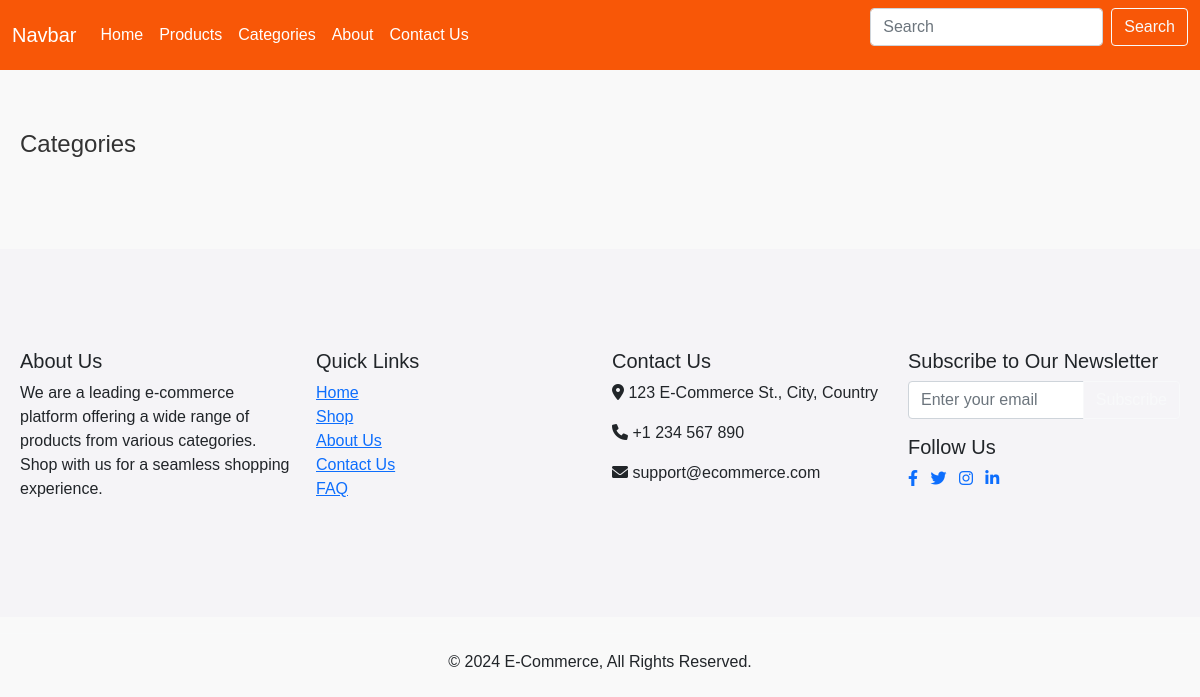
Page /product/categories/ on the earlier database version.
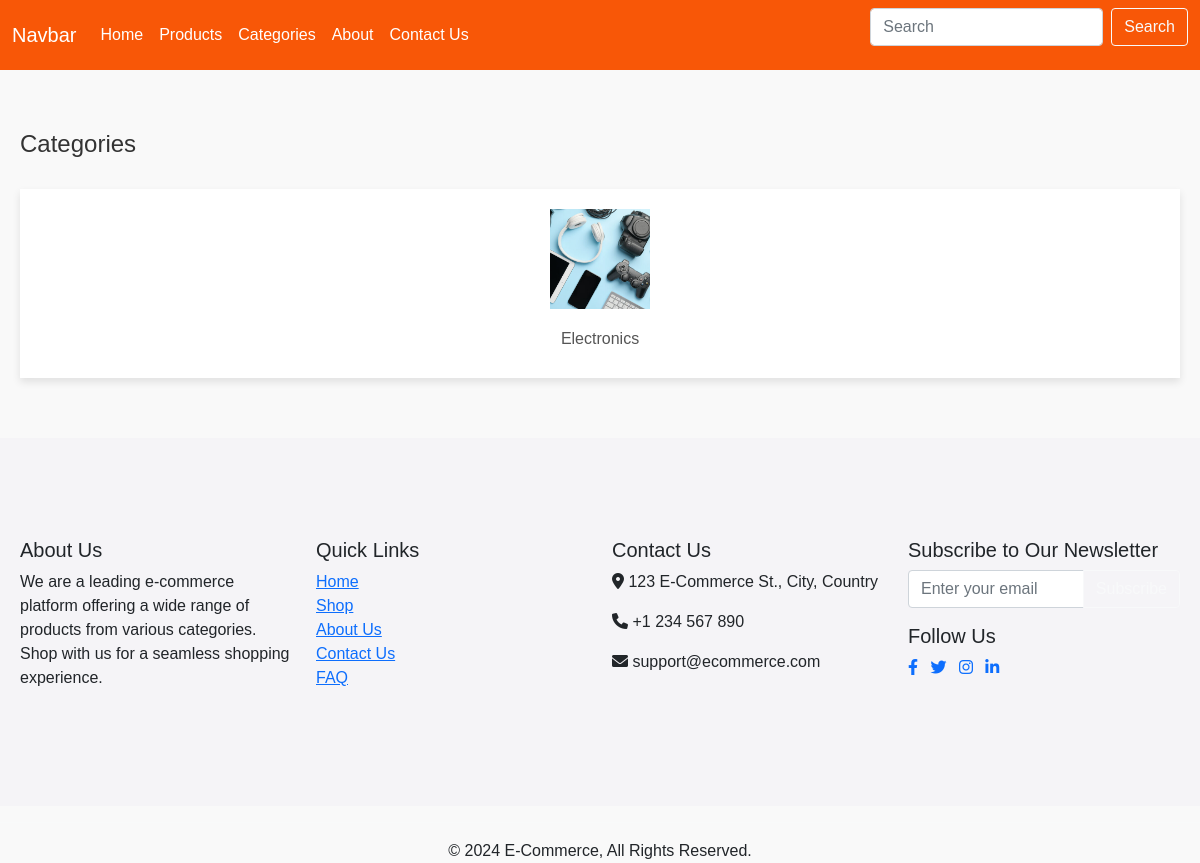
Same page on the later database version.
### product/models.py (models this page shows, shortened)
class Categories(models.Model):
    name = models.CharField(max_length=100)
    image = models.ImageField(upload_to='categories/images/', null = True)

### product/views.py (the view)
# urls.py: path('categories/', views.categories, name = "categories"),
def categories(request):
    all_categories = Categories.objects.all()
    data = {
        "title" : 'Categories',
        "categories": all_categories,
    }
    return render(request, "categories.html", data)

### templates/categories.html (shortened to what this page needs)
{% extends 'base.html' %}
{% block content %}
{% load static %}
<!DOCTYPE html>
<html lang="en">
<head>
</head>
<body>
    <div class="container">
        <h2>Categories</h2>
        <div class="categories-grid">
            {% for cate in categories %}
            <div class="category-item">
                <img src="{{cate.image.url}}" alt="Switches">
                <h3>{{cate.name}}</h3>
            </div>
            {% endfor %}
        </div>
    </div>
</body>
</html>
{% endblock content %}

### templates/base.html
    {% include "header.html" %}
    {% block content %}
    {% endblock %}
    {% include "footer.html" %}

### templates/header.html (shortened to what this page needs)
<link href="https://cdn.jsdelivr.net/npm/bootstrap@5.0.2/dist/css/bootstrap.min.css" rel="stylesheet">
<nav class="navbar navbar-expand-lg" style="background-color: #f85707;">
  <div class="container-fluid">
    <a class="navbar-brand text-white" href="#">Navbar</a>
    <div class="collapse navbar-collapse" id="navbarSupportedContent">
      <ul class="navbar-nav me-auto mb-2 mb-lg-0">
        <li class="nav-item">
          <a class="nav-link active text-white" aria-current="page" href="{% url "index" %}">Home</a>
        </li>
        <li class="nav-item">
          <a class="nav-link text-white" href="{% url "product" %}">Products</a>
        </li>
        <li class="nav-item">
          <a class="nav-link text-white" href="{% url "categories" %}">Categories</a>
        </li>
        <li class="nav-item">
          <a class="nav-link text-white" href="{% url "about" %}">About</a>
        </li>
        <li class="nav-item">
          <a class="nav-link text-white" href="{% url "contact" %}">Contact Us</a>
        </li>
      </ul>
      <form class="d-flex">
        <input class="form-control me-2" type="search" placeholder="Search" aria-label="Search">
        <button class="btn btn-outline-light" type="submit">Search</button>
      </form>
    </div>
  </div>
</nav>

### templates/footer.html (shortened to what this page needs)
<footer class="text-black" style="background-color: #f5f4f7; padding: 40px 0;">
    <div class="container">
      <div class="row">
        <div class="col-md-3">
          <h5>About Us</h5>
          <p>
            We are a leading e-commerce platform offering a wide range of products from various categories. Shop with us for a seamless shopping experience.
          </p>
        </div>
        <div class="col-md-3">
          <h5>Quick Links</h5>
          <ul class="list-unstyled">
            <li><a href="#" class="text-black">Home</a></li>
            <li><a href="#" class="text-black">Shop</a></li>
            <li><a href="#" class="text-black">About Us</a></li>
            <li><a href="#" class="text-black">Contact Us</a></li>
            <li><a href="#" class="text-black">FAQ</a></li>
          </ul>
        </div>
        <div class="col-md-3">
          <h5>Contact Us</h5>
          <p><i class="fas fa-map-marker-alt"></i> 123 E-Commerce St., City, Country</p>
          <p><i class="fas fa-phone"></i> +1 234 567 890</p>
          <p><i class="fas fa-envelope"></i> support@ecommerce.com</p>
        </div>
        <div class="col-md-3">
          <h5>Subscribe to Our Newsletter</h5>
          <form action="#">
            <div class="input-group mb-3">
              <input type="email" class="form-control" placeholder="Enter your email" aria-label="Email">
              <button class="btn btn-outline-light" type="submit">Subscribe</button>
            </div>
          </form>
          <h5>Follow Us</h5>
          <a href="#" class="text-black me-2"><i class="fab fa-facebook-f"></i></a>
          <a href="#" class="text-black me-2"><i class="fab fa-twitter"></i></a>
          <a href="#" class="text-black me-2"><i class="fab fa-instagram"></i></a>
          <a href="#" class="text-black"><i class="fab fa-linkedin-in"></i></a>
        </div>
      </div>
    </div>
</footer>
      <hr class="bg-light">
      <div class="row" >
        <div class="col text-center">
          <p class="mb-0">© 2024 E-Commerce, All Rights Reserved.</p>
        </div>
      </div>
  <link rel="stylesheet" href="https://cdnjs.cloudflare.com/ajax/libs/font-awesome/6.0.0-beta3/css/all.min.css" />

### templates/categories.html (style rules this page uses)
body { font-family: Arial, sans-serif; margin: 0; padding: 0; background-color: #f9f9f9; }
.container { max-width: 1200px; margin: 40px auto; padding: 20px; }
h2 { font-size: 24px; color: #333; margin-bottom: 30px; }
.categories-grid { display: grid; grid-template-columns: repeat(auto-fit, minmax(150px, 1fr)); gap: 20px; }
.category-item { text-align: center; background-color: white; padding: 20px; box-shadow: 0 4px 8px rgba(0, 0, 0, 0.1); transition: transform 0.2s ease; }
.category-item img { width: 100px; height: 100px; object-fit: cover; margin-bottom: 10px; }
.category-item h3 { font-size: 16px; color: #555; margin: 10px 0; }

Differences in the rows shown:
added Categories: image (picture), name "Electronics"
